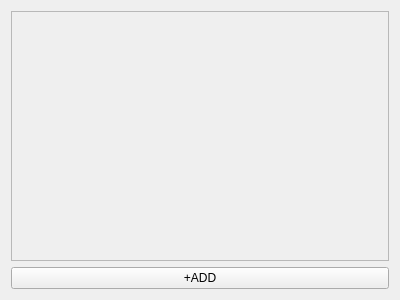
<?xml version="1.0" encoding="UTF-8"?>
<ui version="4.0">
 <class>MainWindow</class>
 <widget class="QMainWindow" name="MainWindow">
  <property name="geometry">
   <rect>
    <x>0</x>
    <y>0</y>
    <width>400</width>
    <height>300</height>
   </rect>
  </property>
  <property name="windowTitle">
   <string>MainWindow</string>
  </property>
  <widget class="QWidget" name="centralWidget">
   <layout class="QGridLayout" name="gridLayout">
    <item row="0" column="0">
     <widget class="QScrollArea" name="scrollArea">
      <property name="widgetResizable">
       <bool>true</bool>
      </property>
      <widget class="QWidget" name="scrollAreaWidgetContents">
       <property name="geometry">
        <rect>
         <x>0</x>
         <y>0</y>
         <width>380</width>
         <height>228</height>
        </rect>
       </property>
       <layout class="QGridLayout" name="gridLayout_2">
        <item row="0" column="0">
         <layout class="QVBoxLayout" name="verticalLayout"/>
        </item>
        <item row="1" column="0">
         <spacer name="verticalSpacer">
          <property name="orientation">
           <enum>Qt::Vertical</enum>
          </property>
          <property name="sizeHint" stdset="0">
           <size>
            <width>20</width>
            <height>40</height>
           </size>
          </property>
         </spacer>
        </item>
       </layout>
      </widget>
     </widget>
    </item>
    <item row="1" column="0">
     <widget class="QPushButton" name="addBtn">
      <property name="text">
       <string>+ADD</string>
      </property>
     </widget>
    </item>
   </layout>
  </widget>
  <widget class="QMenuBar" name="menuBar">
   <property name="geometry">
    <rect>
     <x>0</x>
     <y>0</y>
     <width>400</width>
     <height>23</height>
    </rect>
   </property>
  </widget>
 </widget>
 <layoutdefault spacing="6" margin="11"/>
 <resources/>
 <connections/>
</ui>
